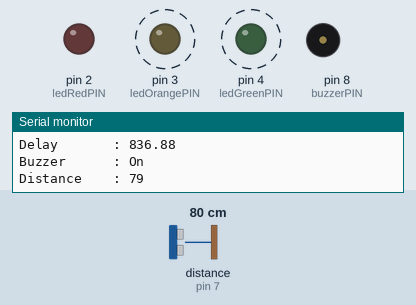
Simulated run of this sketch. Board: Arduino Uno, built with avr-gcc and run on an emulated ATmega328P. Shown: output pins drawn as LEDs (lit = HIGH), buzzer (waves = sounding), the last lines printed to the serial monitor. Wiring (inferred from the names in the program): ultrasonic range finder: trigger pin 6; echo pin 7. Dashed ring = blinking. Inputs (shaded band) come from the test bench; at power-on: distance to the obstacle (sensor on pin 7) 80 cm. The echo pulse lasts 58.3 µs per cm; pins used as bus, display or sensor lines are not drawn.

Above: at 1.7 s.
1.8 s: distance to the obstacle (sensor on pin 7) set to 67 cm
5.3 s: distance to the obstacle (sensor on pin 7) set to 58 cm
At 5.59 s:
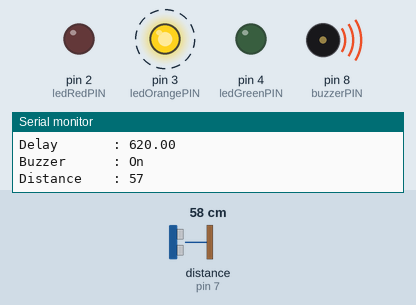
8.8 s: distance to the obstacle (sensor on pin 7) set to 2 cm
At 9.6 s:
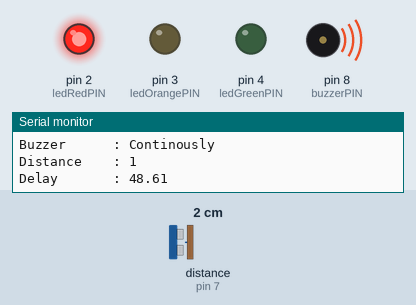
10.6 s: distance to the obstacle (sensor on pin 7) set to 19 cm
12.1 s: distance to the obstacle (sensor on pin 7) set to 24 cm
At 12.59 s:
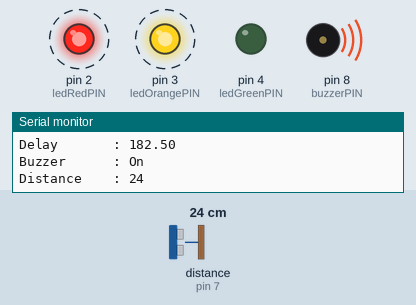
15.6 s: distance to the obstacle (sensor on pin 7) set to 4 cm
At 16.7 s:
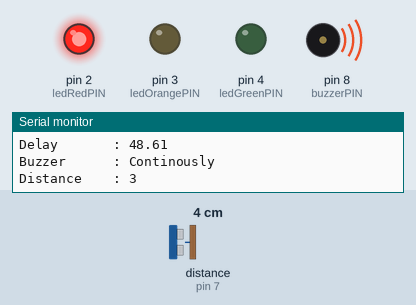
Timing chart, 0 to 18.2 s (numbered marks = the images above; inputs shaded):
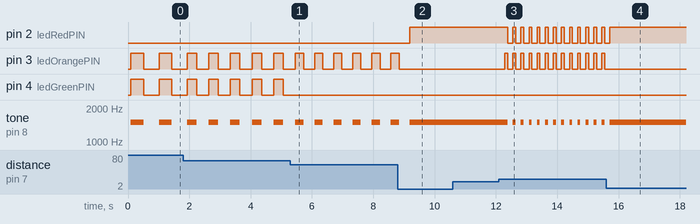

The sketch:

deteksi_jarak_parkir_fuzzy.ino
```cpp
// Calling fuzzy library
#include <Fuzzy.h>

// Create fuzzy objects
Fuzzy *fuzzy = new Fuzzy();

// Ultrasonic Sensor (HC-SR04)
int triggerPIN = 6;
int echoPIN = 7;

// LED
int ledRedPIN = 2;
int ledOrangePIN = 3;
int ledGreenPIN = 4;

// Buzzer
int buzzerPIN = 8;

void setup() {
  // Sensor Ultrasonic (HC-SR04)
  pinMode(triggerPIN, OUTPUT);
  pinMode(echoPIN, INPUT);

  // LED
  pinMode(ledRedPIN, OUTPUT);
  pinMode(ledOrangePIN, OUTPUT);
  pinMode(ledGreenPIN, OUTPUT);

  // Serial begin passes the value 9600 to the speed parameter
  Serial.begin(9600);

  // Initialization of the fuzzy input with the distance variable.
  FuzzyInput *distance = new FuzzyInput(1);

  // Setting fuzzy with distance range on each variable
  FuzzySet *sangatDekat = new FuzzySet(0, 0, 10, 20);
  FuzzySet *dekat = new FuzzySet(10, 20, 30, 40);
  FuzzySet *sedang = new FuzzySet(30, 40, 50, 60);
  FuzzySet *jauh = new FuzzySet(50, 60, 70, 80);
  FuzzySet *sangatJauh = new FuzzySet(70, 80, 100, 100);

  // Adding each variable into the input distance
  distance->addFuzzySet(sangatDekat);
  distance->addFuzzySet(dekat);
  distance->addFuzzySet(sedang);
  distance->addFuzzySet(jauh);
  distance->addFuzzySet(sangatJauh);

  // Adding distance as fuzzy input
  fuzzy->addFuzzyInput(distance);

  // Initialization of the fuzzy output with the delaySpeed variable.
  FuzzyOutput *delaySpeed = new FuzzyOutput(1);

  // Setting fuzzy with delay speed range on each variable
  FuzzySet *d125 = new FuzzySet(0, 0, 62.5, 125);
  FuzzySet *d250 = new FuzzySet(115, 160, 205, 250);
  FuzzySet *d500 = new FuzzySet(240, 326.7, 413.3, 500);
  FuzzySet *d750 = new FuzzySet(490, 576.7, 663.3, 750);
  FuzzySet *d1000 = new FuzzySet(740, 826.7, 913.3, 1000);

  // Adding each variable into the output delaySpeed
  delaySpeed->addFuzzySet(d125);
  delaySpeed->addFuzzySet(d250);
  delaySpeed->addFuzzySet(d500);
  delaySpeed->addFuzzySet(d750);
  delaySpeed->addFuzzySet(d1000);

  // Adding delaySpeed as fuzzy output
  fuzzy->addFuzzyOutput(delaySpeed);

  // Added the first fuzzy rule for very close range.
  FuzzyRuleAntecedent *ifDistanceSangatDekat = new FuzzyRuleAntecedent();
  ifDistanceSangatDekat->joinSingle(sangatDekat);
  FuzzyRuleConsequent *thenSpeedD125 = new FuzzyRuleConsequent();
  thenSpeedD125->addOutput(d125);
  FuzzyRule *fuzzyRule01 = new FuzzyRule(1, ifDistanceSangatDekat, thenSpeedD125);
  fuzzy->addFuzzyRule(fuzzyRule01);

  // Added the second fuzzy rule for close range.
  FuzzyRuleAntecedent *ifDistanceDekat = new FuzzyRuleAntecedent();
  ifDistanceDekat->joinSingle(dekat);
  FuzzyRuleConsequent *thenSpeedD250 = new FuzzyRuleConsequent();
  thenSpeedD250->addOutput(d250);
  FuzzyRule *fuzzyRule02 = new FuzzyRule(2, ifDistanceDekat, thenSpeedD250);
  fuzzy->addFuzzyRule(fuzzyRule02);

  // Added the third fuzzy rule for medium range.
  FuzzyRuleAntecedent *ifDistanceSedang = new FuzzyRuleAntecedent();
  ifDistanceSedang->joinSingle(sedang);
  FuzzyRuleConsequent *thenSpeedD500 = new FuzzyRuleConsequent();
  thenSpeedD500->addOutput(d500);
  FuzzyRule *fuzzyRule03 = new FuzzyRule(3, ifDistanceSedang, thenSpeedD500);
  fuzzy->addFuzzyRule(fuzzyRule03);

  // Added the fourth fuzzy rule for far range.
  FuzzyRuleAntecedent *ifDistanceJauh = new FuzzyRuleAntecedent();
  ifDistanceJauh->joinSingle(jauh);
  FuzzyRuleConsequent *thenSpeedD750 = new FuzzyRuleConsequent();
  thenSpeedD750->addOutput(d750);
  FuzzyRule *fuzzyRule04 = new FuzzyRule(4, ifDistanceJauh, thenSpeedD750);
  fuzzy->addFuzzyRule(fuzzyRule04);

  // Added the fifth fuzzy rule for very far range.
  FuzzyRuleAntecedent *ifDistanceSangatJauh = new FuzzyRuleAntecedent();
  ifDistanceSangatJauh->joinSingle(sangatJauh);
  FuzzyRuleConsequent *thenSpeedD1000 = new FuzzyRuleConsequent();
  thenSpeedD1000->addOutput(d1000);
  FuzzyRule *fuzzyRule05 = new FuzzyRule(5, ifDistanceSangatJauh, thenSpeedD1000);
  fuzzy->addFuzzyRule(fuzzyRule05);
}

void loop()
{
  // Sensor Ultrasonic (HC-SR04)
  // Give a short LOW pulse beforehand to ensure a clean HIGH pulse
  digitalWrite(triggerPIN, LOW);
  delayMicroseconds(2);
  //delay(2);
  digitalWrite(triggerPIN, HIGH);
  delayMicroseconds(10);
  //delay(10);
  digitalWrite(triggerPIN, LOW);

  // Duration and distane
  // Read the signal from the sensor: a HIGH pulse whose
  // duration is the time (in microseconds) from the sending of
  // the ping to the reception of its echo off an object
  int duration = pulseIn(echoPIN, HIGH);

  // Calculate the distance (in centimeters)
  // Convert the time into a distance
  // Save value to inputFuzzy
  int inputFuzzy = (duration/2.0) / 29.1;

  // Print the distance on the Serial Monitor
  Serial.print("Distance    : ");
  Serial.println(inputFuzzy);

  // Set the inputFuzzy
  fuzzy->setInput(1, inputFuzzy);

  // Doing fuzzification
  fuzzy->fuzzify();

  // Getting the fuzzy output with defuzzification
  float outputFuzzy = fuzzy->defuzzify(1);

  // Turns off the LED and tone when the distance is more than 100 cm
  if (inputFuzzy > 100) {
    digitalWrite(ledRedPIN, LOW);
    digitalWrite(ledOrangePIN, LOW);
    digitalWrite(ledGreenPIN, LOW);
    noTone(buzzerPIN);
    Serial.print("Delay       : ");
    Serial.println(1000);
    Serial.println("Buzzer      : Off");
    Serial.println();
    delay(1000);
  // Informing that distance is very dangerous
  // With constant red LED and buzzer sound
  } else if (inputFuzzy <= 20) {
    tone(buzzerPIN, 1500, 999);
    digitalWrite(ledRedPIN, HIGH);
    digitalWrite(ledOrangePIN, LOW);
    digitalWrite(ledGreenPIN, LOW);
    Serial.print("Delay       : ");
    Serial.println(outputFuzzy);
    Serial.println("Buzzer      : Continously");
    Serial.println();
    delay(125);
  // Conditions when inputFuzzy is below 100 cm and above 20 cm
  } else {
    // Displays flashing red and orange LEDs
    if (inputFuzzy <= 40) {
      digitalWrite(ledRedPIN, HIGH);
      digitalWrite(ledOrangePIN, HIGH);
      digitalWrite(ledGreenPIN, LOW);
    // Displays flashing orange LED
    } else if (inputFuzzy <= 60) {
      digitalWrite(ledRedPIN, LOW);
      digitalWrite(ledOrangePIN, HIGH);
      digitalWrite(ledGreenPIN, LOW);
    // Displays flashing orange and green LEDs
    } else if (inputFuzzy <= 80) {
      digitalWrite(ledRedPIN, LOW);
      digitalWrite(ledOrangePIN, HIGH);
      digitalWrite(ledGreenPIN, HIGH);
    // Displays flashing green LED
    } else {
      digitalWrite(ledRedPIN, LOW);
      digitalWrite(ledOrangePIN, LOW);
      digitalWrite(ledGreenPIN, HIGH);
    }

    // Sounds a buzzer with a frequency of 1.5khz
    // and the duration is half of the outputFuzzy
    tone(buzzerPIN, 1500, outputFuzzy / 2);

    // First delay (half of outputFuzzy) to flash all LEDs
    delay(outputFuzzy / 2);

    // Turn off all LEDs to flash
    digitalWrite(ledRedPIN, LOW);
    digitalWrite(ledOrangePIN, LOW);
    digitalWrite(ledGreenPIN, LOW);

    // Second delay (half of outputFuzzy) to flash all LEDs
    delay(outputFuzzy / 2);

    // Print the delay time from the outputFuzzy
    Serial.print("Delay       : ");
    Serial.println(outputFuzzy);
    Serial.println("Buzzer      : On");
    Serial.println();
  }
}
```

Measured:
- the behaviour switches between 62 and 61 cm on distance to the obstacle (sensor on pin 7) (found by bisection; images 0 and 1)
- the behaviour switches between 21 and 22 cm on distance to the obstacle (sensor on pin 7) (found by bisection; images 2 and 3)
- after the input at 5.3 s, pin 4 (ledGreenPIN): stops changing and stays LOW
- after the input at 8.8 s, pin 2 (ledRedPIN): LOW → HIGH after 0.39 s; pin 3 (ledOrangePIN): goes on until 8.8 s, then stays LOW; tone on pin 8 (buzzerPIN): goes on until 9.2 s, then stays 1500 Hz
- after the input at 12.1 s, pin 2 (ledRedPIN): alternates HIGH for 0.09 s and LOW for 0.17 s, starting after 0.28 s; pin 3 (ledOrangePIN): alternates HIGH for 0.09 s and LOW for 0.17 s, starting after 0.19 s; tone on pin 8 (buzzerPIN): alternates 1500 Hz for 0.09 s and silent for 0.17 s, starting after 0.28 s
- after the input at 15.6 s, pin 2 (ledRedPIN): goes on until 15.7 s, then stays HIGH; pin 3 (ledOrangePIN): stops changing and stays LOW; tone on pin 8 (buzzerPIN): goes on until 15.7 s, then stays 1500 Hz
- by itself, pin 3 (ledOrangePIN): alternates HIGH for 0.27 s and LOW for 0.36 s
- by itself, pin 4 (ledGreenPIN): alternates HIGH for 0.31 s and LOW for 0.39 s
